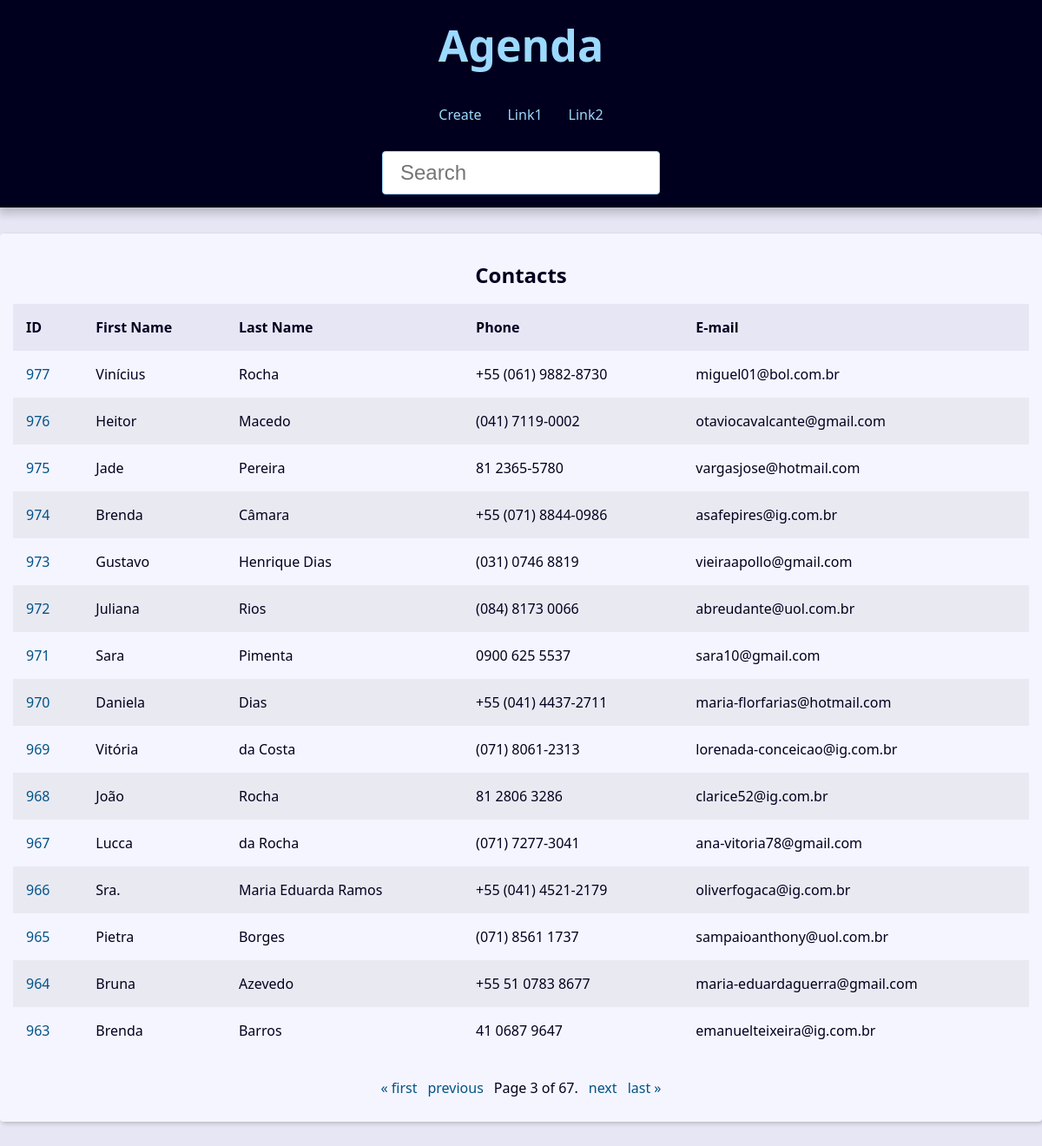
The app's page /?page=3&q= with its own data.
### contact/models.py (models this page shows, shortened)
class Contact(models.Model):
    class Meta:
        verbose_name = 'Contato'
        verbose_name_plural = 'Contatos'
    first_name = models.CharField(max_length=50)
    last_name = models.CharField(max_length=50, blank=True)
    phone = models.CharField(max_length=50, blank=True)
    email = models.EmailField(max_length=254, blank=True)
    create_date = models.DateTimeField(default=timezone.now)
    description = models.TextField(blank=True)
    show = models.BooleanField(default=True)
    picture = models.ImageField(blank=True, upload_to='pictures/%Y/%M/')
    category = models.ForeignKey(Category, on_delete=models.SET_NULL,
                                 blank=True, null=True)
    owner = models.ForeignKey(User, on_delete=models.SET_NULL,
                                 blank=True, null=True)

### contact/views/contact_views.py (the view)
# urls.py: path('', views.index, name='index'),
def index(request):
    contacts = Contact.objects.filter(show=True).order_by('-id')
    paginator= Paginator(contacts, 15)
    page_number = request.GET.get("page")
    page_obj = paginator.get_page(page_number)
    context = {
        'contacts': contacts,
        'page_obj': page_obj,
        'site_title': 'Contatos - '
    }
    return render(
        request,
        'contact/index.html',
        context
    )

### contact/templates/contact/index.html
{% extends 'global/base.html' %}
{% block content %}
  <div class="responsive-table">
    <table class="contacts-table">
      <caption class="table-caption ">
        Contacts
      </caption>
      <thead>
        <tr class="table-row table-row-header">
          <th class="table-header">ID</th>
          <th class="table-header">First Name</th>
          <th class="table-header">Last Name</th>
          <th class="table-header">Phone</th>
          <th class="table-header">E-mail</th>
        </tr>
      </thead>
      <tbody>
        {% for contact in page_obj %}
          <tr class="table-row">
            <td class="table-cel">
              <a class="table-link" href="{% url 'contact:contact' contact.id %}">
                {{ contact.id }}
              </a>
            </td>
            <td class="table-cel">
              {{ contact.first_name }}
            </td>
            <td class="table-cel">
              {{ contact.last_name }}
            </td>
            <td class="table-cel">
              {{ contact.phone }}
            </td>
            <td class="table-cel">
              {{ contact.email }}
            </td>
          </tr>
        {% endfor %}
      </tbody>
    </table>
  </div>
{% endblock content %}

### base_static/global/css/style.css (style rules this page uses)
:root { --spacing: 1.5rem; --link-dark-color: rgb(0, 83, 134); --link-light-color: rgb(156, 217, 255); --clr-white: rgb(245, 245, 255); --clr-black: rgb(0, 0, 30); --clr-light-gray: rgb(230, 230, 245); --clr-dark-shadow-5: rgba(0, 0, 10, 5%); --clr-dark-shadow-10: rgba(0, 0, 10, 10%); --clr-dark-shadow-20: rgba(0, 0, 10, 20%); --clr-light-shadow-5: rgba(200, 200, 255, 5%); --clr-light-shadow-10: rgba(200, 200, 255, 10%); --clr-light-shadow-20: rgba(200, 200, 255, 20%); --main-page-width: 120rem; --table-min-width: 60rem; --biggest-font-size: 5rem; --bigger-font-size: 4rem; --big-font-size: 3.2rem; --medium-font-size: 2.4rem; --small-font-size: 1.6rem; --smaller-font-size: 1.4rem; --smallest-font-size: 1.2rem; --transition-fast: 300ms; --transition-medium: 600ms; --transition-slow: 1s; --default-border-radius: 4px; }
*, *::before, *::after { margin: 0; padding: 0; box-sizing: border-box; }
html { font-size: 62.5%; }
body { font-family: system-ui, -apple-system, BlinkMacSystemFont, 'Segoe UI', Roboto, Oxygen, Ubuntu, Cantarell, 'Open Sans', 'Helvetica Neue', sans-serif; line-height: 1.5; font-size: var(--small-font-size); color: var(--clr-black); -webkit-font-smoothing: antialiased; background: var(--clr-light-gray); }
.responsive-table { width: 100%; overflow-x: auto; }
.contacts-table { width: 100%; min-width: var(--table-min-width); border-collapse: collapse; }
.table-caption { font-size: var(--medium-font-size); font-weight: bold; padding: var(--spacing); }
.table-row { text-align: left; text-overflow: ellipsis; transition: background-color var(--transition-fast) ease-in-out; }
.table-row:nth-of-type(2n) { background: var(--clr-dark-shadow-5); }
.table-row-header { background: var(--clr-light-gray); color: var(--clr-black); }
.table-cel, .table-header { padding: var(--spacing); }
.table-link { color: var(--link-dark-color); transition: color var(--transition-fast) ease-in-out; text-decoration: none; }

### records on screen
Contact: id "977", first_name "Vinícius", last_name "Rocha", phone "+55 (061) 9882-8730", email "miguel01@bol.com.br"
Contact: id "976", first_name "Heitor", last_name "Macedo", phone "(041) 7119-0002", email "otaviocavalcante@gmail.com"
Contact: id "975", first_name "Jade", last_name "Pereira", phone "81 2365-5780", email "vargasjose@hotmail.com"
Contact: id "974", first_name "Brenda", last_name "Câmara", phone "+55 (071) 8844-0986", email "asafepires@ig.com.br"
Contact: id "973", first_name "Gustavo", last_name "Henrique Dias", phone "(031) 0746 8819", email "vieiraapollo@gmail.com"
Contact: id "972", first_name "Juliana", last_name "Rios", phone "(084) 8173 0066", email "abreudante@uol.com.br"
Contact: id "971", first_name "Sara", last_name "Pimenta", phone "0900 625 5537", email "sara10@gmail.com"
Contact: id "970", first_name "Daniela", last_name "Dias", phone "+55 (041) 4437-2711", email "maria-florfarias@hotmail.com"
Contact: id "969", first_name "Vitória", last_name "da Costa", phone "(071) 8061-2313", email "lorenada-conceicao@ig.com.br"
Contact: id "968", first_name "João", last_name "Rocha", phone "81 2806 3286", email "clarice52@ig.com.br"
Contact: id "967", first_name "Lucca", last_name "da Rocha", phone "(071) 7277-3041", email "ana-vitoria78@gmail.com"
Contact: id "966", first_name "Sra.", last_name "Maria Eduarda Ramos", phone "+55 (041) 4521-2179", email "oliverfogaca@ig.com.br"
Contact: id "965", first_name "Pietra", last_name "Borges", phone "(071) 8561 1737", email "sampaioanthony@uol.com.br"
Contact: id "964", first_name "Bruna", last_name "Azevedo", phone "+55 51 0783 8677", email "maria-eduardaguerra@gmail.com"
Contact: id "963", first_name "Brenda", last_name "Barros", phone "41 0687 9647", email "emanuelteixeira@ig.com.br"

### other values on screen
{{ page_obj.number }} "3"
{{ page_obj.paginator.num_pages }} "67"
